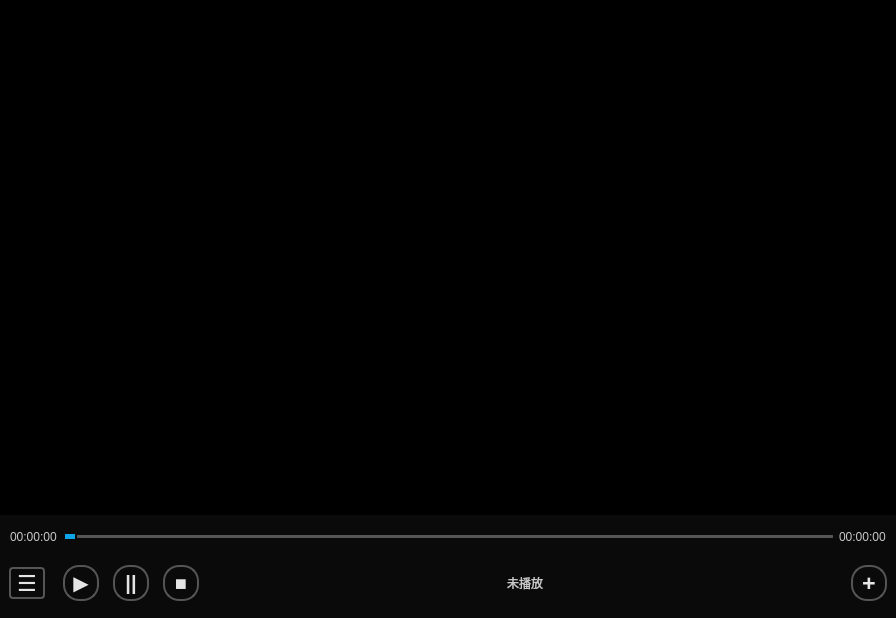
<?xml version="1.0" encoding="UTF-8"?>
<ui version="4.0">
 <class>PlayerDialog</class>
 <widget class="QDialog" name="PlayerDialog">
  <property name="geometry">
   <rect>
    <x>0</x>
    <y>0</y>
    <width>896</width>
    <height>618</height>
   </rect>
  </property>
  <property name="windowTitle">
   <string>PlayerDialog</string>
  </property>
  <property name="styleSheet">
   <string notr="true">QDialog {
    background-color: #0a0a0a;
}

#wdg_content {
    background-color: #000000;
    border: none;
    border-radius: 0px;
}

#wdg_midl, #wdg_buttom {
    background-color: transparent;
}

QLabel {
    color: #c8c8c8;
    font-family: &quot;Microsoft YaHei&quot;, &quot;SimHei&quot;, sans-serif;
    font-size: 12px;
    background: transparent;
    border: none;
}

/* ========== 进度条：灰色轨道 + 蓝色滑块 ========== */
QSlider::groove:horizontal {
    height: 3px;
    background: #555555;
    border-radius: 1px;
}

QSlider::sub-page:horizontal {
    background: #0ea5e9;
    border-radius: 1px;
}

QSlider::add-page:horizontal {
    background: #555555;
    border-radius: 1px;
}

QSlider::handle:horizontal {
    width: 10px;
    height: 10px;
    margin: -3px 0;
    background: #0ea5e9;
    border-radius: 5px;
    border: 2px solid #0a0a0a;
}

QSlider::handle:horizontal:hover {
    background: #38bdf8;
    width: 12px;
    height: 12px;
    margin: -4px 0;
}

/* ========== 圆形符号按钮 ========== */
QPushButton {
    background-color: transparent;
    color: #e5e5e5;
    border: 2px solid #555555;
    border-radius: 16px;
    padding: 0px;
    font-size: 20px;
    font-weight: bold;
    min-width: 32px;
    max-width: 32px;
    min-height: 32px;
    max-height: 32px;
}

QPushButton:hover {
    background-color: rgba(255,255,255,0.1);
    border-color: #0ea5e9;
    color: #0ea5e9;
}

QPushButton:pressed {
    background-color: rgba(14,165,233,0.2);
    border-color: #0ea5e9;
}

QPushButton:disabled {
    color: #444444;
    border-color: #333333;
}

/* 打开按钮：方形加粗样式 */
#pb_start {
    background-color: transparent;
    border: 2px solid #555555;
    border-radius: 4px;
    color: #e5e5e5;
    font-size: 22px;
    font-weight: bold;
    min-width: 32px;
    max-width: 32px;
    min-height: 28px;
    max-height: 28px;
}
#pb_start:hover {
    border-color: #0ea5e9;
    color: #0ea5e9;
}

/* 在线播放按钮 */
#pb_online {
    font-size: 24px;
    font-weight: bold;
    min-width: 32px;
    max-width: 32px;
    min-height: 32px;
    max-height: 32px;
    border-radius: 16px;
}</string>
  </property>
  <layout class="QVBoxLayout" name="verticalLayout_2">
   <property name="leftMargin">
    <number>0</number>
   </property>
   <property name="topMargin">
    <number>0</number>
   </property>
   <property name="rightMargin">
    <number>0</number>
   </property>
   <item>
    <widget class="QWidget" name="wdg_content" native="true">
     <property name="styleSheet">
      <string notr="true">background-color: rgb(0, 0, 0);</string>
     </property>
     <layout class="QVBoxLayout" name="verticalLayout">
      <item>
       <widget class="MyOpenGLWidget" name="wdg_show" native="true"/>
      </item>
     </layout>
    </widget>
   </item>
   <item>
    <widget class="QWidget" name="wdg_midl" native="true">
     <property name="minimumSize">
      <size>
       <width>0</width>
       <height>28</height>
      </size>
     </property>
     <property name="maximumSize">
      <size>
       <width>16777215</width>
       <height>32</height>
      </size>
     </property>
     <layout class="QHBoxLayout" name="wdg_mid">
      <property name="leftMargin">
       <number>10</number>
      </property>
      <property name="topMargin">
       <number>0</number>
      </property>
      <property name="rightMargin">
       <number>10</number>
      </property>
      <property name="bottomMargin">
       <number>0</number>
      </property>
      <item>
       <widget class="QLabel" name="lb_curTime">
        <property name="text">
         <string>00:00:00</string>
        </property>
       </widget>
      </item>
      <item>
       <widget class="QSlider" name="slider_progress">
        <property name="orientation">
         <enum>Qt::Horizontal</enum>
        </property>
       </widget>
      </item>
      <item>
       <widget class="QLabel" name="lb_totalTime">
        <property name="text">
         <string>00:00:00</string>
        </property>
       </widget>
      </item>
     </layout>
    </widget>
   </item>
   <item>
    <widget class="QWidget" name="wdg_buttom" native="true">
     <property name="minimumSize">
      <size>
       <width>0</width>
       <height>40</height>
      </size>
     </property>
     <property name="maximumSize">
      <size>
       <width>16777215</width>
       <height>48</height>
      </size>
     </property>
     <layout class="QHBoxLayout" name="horizontalLayout">
      <property name="topMargin">
       <number>0</number>
      </property>
      <property name="bottomMargin">
       <number>0</number>
      </property>
      <item>
       <widget class="QPushButton" name="pb_start">
        <property name="text">
         <string>☰</string>
        </property>
       </widget>
      </item>
      <item>
       <spacer name="horizontalSpacer_2">
        <property name="orientation">
         <enum>Qt::Horizontal</enum>
        </property>
        <property name="sizeType">
         <enum>QSizePolicy::Fixed</enum>
        </property>
        <property name="sizeHint" stdset="0">
         <size>
          <width>12</width>
          <height>20</height>
         </size>
        </property>
       </spacer>
      </item>
      <item>
       <widget class="QPushButton" name="pb_resume">
        <property name="text">
         <string>▶</string>
        </property>
       </widget>
      </item>
      <item>
       <spacer name="horizontalSpacer_3">
        <property name="orientation">
         <enum>Qt::Horizontal</enum>
        </property>
        <property name="sizeType">
         <enum>QSizePolicy::Fixed</enum>
        </property>
        <property name="sizeHint" stdset="0">
         <size>
          <width>8</width>
          <height>20</height>
         </size>
        </property>
       </spacer>
      </item>
      <item>
       <widget class="QPushButton" name="pb_pause">
        <property name="text">
         <string>||</string>
        </property>
       </widget>
      </item>
      <item>
       <spacer name="horizontalSpacer_4">
        <property name="orientation">
         <enum>Qt::Horizontal</enum>
        </property>
        <property name="sizeType">
         <enum>QSizePolicy::Fixed</enum>
        </property>
        <property name="sizeHint" stdset="0">
         <size>
          <width>8</width>
          <height>20</height>
         </size>
        </property>
       </spacer>
      </item>
      <item>
       <widget class="QPushButton" name="pb_stop">
        <property name="text">
         <string>■</string>
        </property>
       </widget>
      </item>
      <item>
       <spacer name="horizontalSpacer">
        <property name="orientation">
         <enum>Qt::Horizontal</enum>
        </property>
        <property name="sizeHint" stdset="0">
         <size>
          <width>200</width>
          <height>20</height>
         </size>
        </property>
       </spacer>
      </item>
      <item>
       <widget class="QLabel" name="lb_videoName">
        <property name="text">
         <string>未播放</string>
        </property>
        <property name="alignment">
         <set>Qt::AlignCenter</set>
        </property>
       </widget>
      </item>
      <item>
       <spacer name="horizontalSpacer_5">
        <property name="orientation">
         <enum>Qt::Horizontal</enum>
        </property>
        <property name="sizeHint" stdset="0">
         <size>
          <width>200</width>
          <height>20</height>
         </size>
        </property>
       </spacer>
      </item>
      <item>
       <widget class="QPushButton" name="pb_online">
        <property name="font">
         <font>
          <family>Agency FB</family>
          <pointsize>-1</pointsize>
         </font>
        </property>
        <property name="toolTipDuration">
         <number>1</number>
        </property>
        <property name="text">
         <string>+</string>
        </property>
        <property name="iconSize">
         <size>
          <width>20</width>
          <height>20</height>
         </size>
        </property>
       </widget>
      </item>
     </layout>
    </widget>
   </item>
  </layout>
 </widget>
 <customwidgets>
  <customwidget>
   <class>MyOpenGLWidget</class>
   <extends>QWidget</extends>
   <header location="global">myopenglwidget.h</header>
   <container>1</container>
  </customwidget>
 </customwidgets>
 <resources/>
 <connections/>
</ui>
